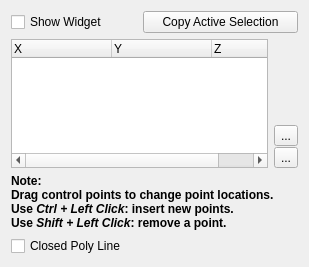
<?xml version="1.0" encoding="UTF-8"?>
<ui version="4.0">
 <class>PolyLineWidget</class>
 <widget class="QWidget" name="PolyLineWidget">
  <property name="geometry">
   <rect>
    <x>0</x>
    <y>0</y>
    <width>309</width>
    <height>267</height>
   </rect>
  </property>
  <property name="windowTitle">
   <string>Form</string>
  </property>
  <layout class="QGridLayout">
   <item row="0" column="0">
    <widget class="QCheckBox" name="Visibility">
     <property name="text">
      <string>Show Widget</string>
     </property>
    </widget>
   </item>
   <item row="0" column="1" colspan="2">
    <widget class="QPushButton" name="pushButton">
     <property name="visible">
      <bool>false</bool>
     </property>
     <property name="text">
      <string>Copy Active Selection</string>
     </property>
    </widget>
   </item>
   <item row="1" column="0" colspan="2">
    <widget class="pqTreeWidget" name="HandlePositions">
     <property name="rootIsDecorated">
      <bool>false</bool>
     </property>
     <column>
      <property name="text">
       <string>X</string>
      </property>
     </column>
     <column>
      <property name="text">
       <string>Y</string>
      </property>
     </column>
     <column>
      <property name="text">
       <string>Z</string>
      </property>
     </column>
    </widget>
   </item>
   <item row="1" column="2">
    <layout class="QVBoxLayout">
     <property name="spacing">
      <number>1</number>
     </property>
     <item>
      <spacer>
       <property name="orientation">
        <enum>Qt::Vertical</enum>
       </property>
       <property name="sizeHint" stdset="0">
        <size>
         <width>20</width>
         <height>40</height>
        </size>
       </property>
      </spacer>
     </item>
     <item>
      <widget class="QToolButton" name="AddPoint">
       <property name="text">
        <string>...</string>
       </property>
       <property name="icon">
        <iconset resource="../../../Widgets/Resources/QtWidgets.qrc">
         <normaloff>:/QtWidgets/Icons/pqPlus16.png</normaloff>:/QtWidgets/Icons/pqPlus16.png</iconset>
       </property>
      </widget>
     </item>
     <item>
      <widget class="QToolButton" name="Delete">
       <property name="text">
        <string>...</string>
       </property>
       <property name="icon">
        <iconset resource="../../../Widgets/Resources/QtWidgets.qrc">
         <normaloff>:/QtWidgets/Icons/pqDelete16.png</normaloff>:/QtWidgets/Icons/pqDelete16.png</iconset>
       </property>
      </widget>
     </item>
    </layout>
   </item>
   <item row="3" column="0" colspan="2">
    <widget class="QCheckBox" name="Closed">
     <property name="text">
      <string>Closed Poly Line</string>
     </property>
    </widget>
   </item>
   <item row="2" column="0" colspan="3">
    <widget class="QLabel" name="label">
     <property name="text">
      <string>&lt;html&gt;&lt;head&gt;&lt;meta name=&quot;qrichtext&quot; content=&quot;1&quot; /&gt;&lt;style type=&quot;text/css&quot;&gt;
p, li { white-space: pre-wrap; }
&lt;/style&gt;&lt;/head&gt;&lt;body style=&quot; font-family:'Helvetica'; font-size:9pt; font-weight:400; font-style:normal;&quot;&gt;
&lt;p style=&quot; margin-top:0px; margin-bottom:0px; margin-left:0px; margin-right:0px; -qt-block-indent:0; text-indent:0px;&quot;&gt;&lt;span style=&quot; font-weight:600;&quot;&gt;Note:&lt;/span&gt;&lt;/p&gt;
&lt;p style=&quot; margin-top:0px; margin-bottom:0px; margin-left:0px; margin-right:0px; -qt-block-indent:0; text-indent:0px; font-weight:600;&quot;&gt;Drag control points to change point locations.&lt;/p&gt;
&lt;p style=&quot; margin-top:0px; margin-bottom:0px; margin-left:0px; margin-right:0px; -qt-block-indent:0; text-indent:0px; font-weight:600;&quot;&gt;Use &lt;span style=&quot; font-style:italic;&quot;&gt;Ctrl + Left Click&lt;/span&gt;: insert new points.&lt;/p&gt;
&lt;p style=&quot; margin-top:0px; margin-bottom:0px; margin-left:0px; margin-right:0px; -qt-block-indent:0; text-indent:0px; font-weight:600;&quot;&gt;Use &lt;span style=&quot; font-style:italic;&quot;&gt;Shift + Left Click&lt;/span&gt;: remove a point.&lt;/p&gt;&lt;/body&gt;&lt;/html&gt;</string>
     </property>
    </widget>
   </item>
  </layout>
 </widget>
 <customwidgets>
  <customwidget>
   <class>pqTreeWidget</class>
   <extends>QTreeWidget</extends>
   <header>pqTreeWidget.h</header>
  </customwidget>
 </customwidgets>
 <resources>
  <include location="../pqComponents.qrc"/>
  <include location="../../../Widgets/Resources/QtWidgets.qrc"/>
 </resources>
 <connections/>
</ui>
